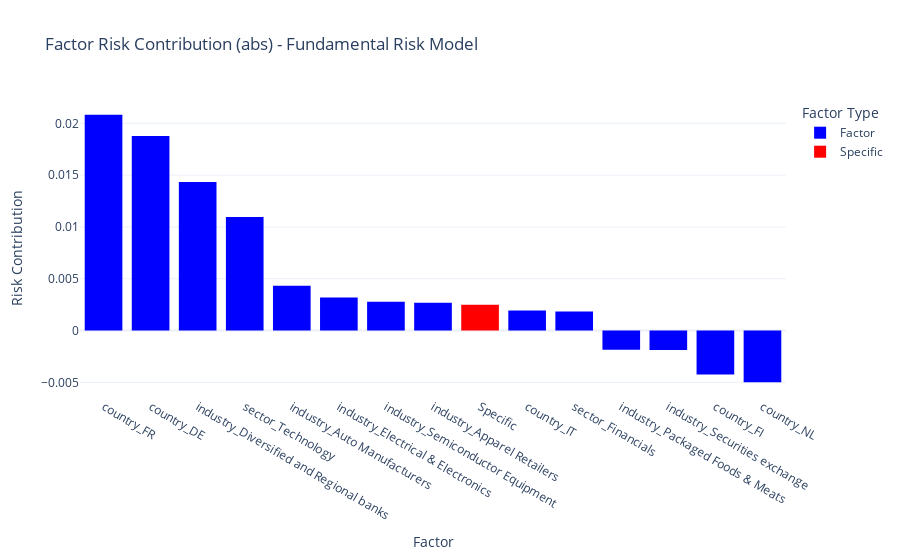
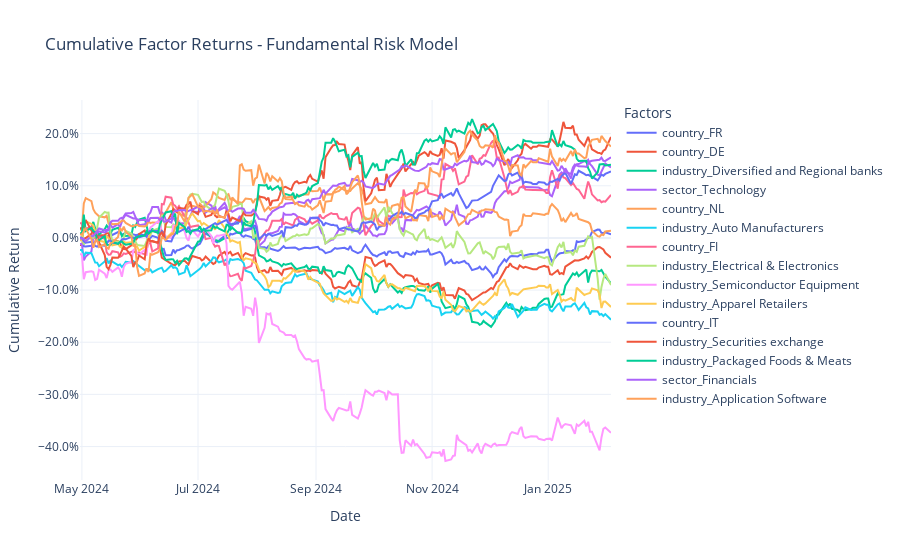

Write notebook code for charts like these, in order.
### Markdown cell above
- Show Factor risk contriibutions vis-a-vis historical factor returns

### Code cell
from plotting.factors import FactorRiskAnalyzer
from IPython.display import display, HTML
from ipyaggrid import Grid

fra_f = FactorRiskAnalyzer(fund_risk_model,portfolio_w)
portfolio_vol= fra_f.forecast_portfolio_vol()
print(f"Forecasted portfolio volatility = {portfolio_vol:.2%} (annualized)")

risk_report = fra_f.get_risk_report()
display(HTML(risk_report.head(15)[['exposure','vol_contri','vol_pct']].sort_values('exposure',ascending=False).to_html()))

fra_f.plot_factor_risk_contribution(pct_or_abs='abs', top_x=15)
fra_f.plot_factor_returns(top_x=15)

### Figure 1 — Plotly figure (JSON) as saved in the notebook; plotly's stock layout.template omitted (floating-point values rounded to 4 significant figures)
{"data": [{"alignmentgroup": "True", "hovertemplate": "color=blue<br>Factor=%{x}<br>Risk Contribution=%{y}<extra></extra>", "legendgroup": "blue", "marker": {"color": "blue", "line": {"color": "black", "width": 0}, "pattern": {"shape": ""}}, "name": "Factor", "offsetgroup": "blue", "orientation": "v", "showlegend": true, "textposition": "auto", "type": "bar", "x": ["country_FR", "country_DE", "industry_Diversified and Regional banks", "sector_Technology", "country_NL", "industry_Auto Manufacturers", "country_FI", "industry_Electrical & Electronics", "industry_Semiconductor Equipment", "industry_Apparel Retailers", "country_IT", "industry_Securities exchange", "industry_Packaged Foods & Meats", "sector_Financials"], "xaxis": "x", "y": [0.02082, 0.01878, 0.01434, 0.01095, -0.004975, 0.004323, -0.004244, 0.003194, 0.002782, 0.002695, 0.001948, -0.001861, -0.001858, 0.001832], "yaxis": "y"}, {"alignmentgroup": "True", "hovertemplate": "color=red<br>Factor=%{x}<br>Risk Contribution=%{y}<extra></extra>", "legendgroup": "red", "marker": {"color": "red", "line": {"color": "black", "width": 0}, "pattern": {"shape": ""}}, "name": "Specific", "offsetgroup": "red", "orientation": "v", "showlegend": true, "textposition": "auto", "type": "bar", "x": ["Specific"], "xaxis": "x", "y": [0.002499], "yaxis": "y"}], "layout": {"barmode": "relative", "hovermode": "x unified", "legend": {"title": {"text": "Factor Type"}, "tracegroupgap": 0}, "title": {"text": "Factor Risk Contribution (abs) - Fundamental Risk Model"}, "xaxis": {"anchor": "y", "categoryorder": "total descending", "domain": [0, 1], "title": {"text": "Factor"}}, "yaxis": {"anchor": "x", "domain": [0, 1], "title": {"text": "Risk Contribution"}}}}

### Figure 2 — Plotly figure (JSON) as saved in the notebook; plotly's stock layout.template omitted (floating-point values rounded to 4 significant figures; data arrays with more than 128 entries replaced by an {"elided": "..."} marker saying what was removed)
{"data": [{"line": {"width": 2}, "mode": "lines", "name": "country_FR", "type": "scatter", "x": {"elided": "200 str values"}, "y": {"elided": "200 float values"}}, {"line": {"width": 2}, "mode": "lines", "name": "country_DE", "type": "scatter", "x": {"elided": "200 str values"}, "y": {"elided": "200 float values"}}, {"line": {"width": 2}, "mode": "lines", "name": "industry_Diversified and Regional banks", "type": "scatter", "x": {"elided": "200 str values"}, "y": {"elided": "200 float values"}}, {"line": {"width": 2}, "mode": "lines", "name": "sector_Technology", "type": "scatter", "x": {"elided": "200 str values"}, "y": {"elided": "200 float values"}}, {"line": {"width": 2}, "mode": "lines", "name": "country_NL", "type": "scatter", "x": {"elided": "200 str values"}, "y": {"elided": "200 float values"}}, {"line": {"width": 2}, "mode": "lines", "name": "industry_Auto Manufacturers", "type": "scatter", "x": {"elided": "200 str values"}, "y": {"elided": "200 float values"}}, {"line": {"width": 2}, "mode": "lines", "name": "country_FI", "type": "scatter", "x": {"elided": "200 str values"}, "y": {"elided": "200 float values"}}, {"line": {"width": 2}, "mode": "lines", "name": "industry_Electrical & Electronics", "type": "scatter", "x": {"elided": "200 str values"}, "y": {"elided": "200 float values"}}, {"line": {"width": 2}, "mode": "lines", "name": "industry_Semiconductor Equipment", "type": "scatter", "x": {"elided": "200 str values"}, "y": {"elided": "200 float values"}}, {"line": {"width": 2}, "mode": "lines", "name": "industry_Apparel Retailers", "type": "scatter", "x": {"elided": "200 str values"}, "y": {"elided": "200 float values"}}, {"line": {"width": 2}, "mode": "lines", "name": "country_IT", "type": "scatter", "x": {"elided": "200 str values"}, "y": {"elided": "200 float values"}}, {"line": {"width": 2}, "mode": "lines", "name": "industry_Securities exchange", "type": "scatter", "x": {"elided": "200 str values"}, "y": {"elided": "200 float values"}}, {"line": {"width": 2}, "mode": "lines", "name": "industry_Packaged Foods & Meats", "type": "scatter", "x": {"elided": "200 str values"}, "y": {"elided": "200 float values"}}, {"line": {"width": 2}, "mode": "lines", "name": "sector_Financials", "type": "scatter", "x": {"elided": "200 str values"}, "y": {"elided": "200 float values"}}, {"line": {"width": 2}, "mode": "lines", "name": "industry_Application Software", "type": "scatter", "x": {"elided": "200 str values"}, "y": {"elided": "200 float values"}}], "layout": {"hovermode": "x unified", "legend": {"title": {"text": "Factors"}}, "title": {"text": "Cumulative Factor Returns - Fundamental Risk Model"}, "xaxis": {"title": {"text": "Date"}}, "yaxis": {"tickformat": ".1%", "title": {"text": "Cumulative Return"}}}}
